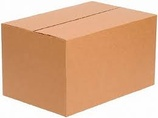
#> input picture labs/5/images/images.jpg, 158 x 118 px, shrunk from 260 x 194 before the run
$ python main.py
#> lines starting #> are read from the running program, lines starting #| are printed output that depends on the picture; after the words box and inside, x2 and y2 are one past the last pixel; in counts of white or black regions, pixels touching at a corner belong together
### labs/5/CornerDetector.py
import cv2
import numpy as np
import matplotlib.pyplot as plt

def CornerDetectorHarris(image_path):
    # Загрузка изображения
#> called with image_path = 'images/images.jpg'
    image = cv2.imread(image_path)
#> image is the input picture: shape (118, 158, 3); mean B, G, R 138.9, 173.1, 219.8
    gray_image = cv2.cvtColor(image, cv2.COLOR_BGR2GRAY)

    # Вычисление углов с помощью детектора Харриса
    corners = cv2.cornerHarris(gray_image, blockSize=2, ksize=3, k=0.04)

    # Нормализация и пороговая фильтрация углов
    corners = cv2.dilate(corners, None)
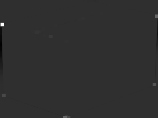
#> corners: shape (118, 158) float32; min -0.00056, max 0.00247, mean 2.31e-07; drawn with min black and max white
    threshold = 0.01 * corners.max()
#> threshold = 2.47e-05
    corner_image = image.copy()
    corner_image[corners > threshold] = [255, 0, 0]  # Отмечаем углы красным цветом
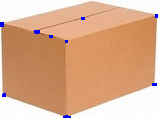
#> corner_image: shape (118, 158, 3); 0.73% of pixels changed, all inside (x1, y1, x2, y2) = (0, 14, 158, 118)

    return corner_image

def CornerDetectorShiTomasi(image_path):
    # Загрузка изображения
#> called with image_path = 'images/images.jpg'
    image = cv2.imread(image_path)
    gray_image = cv2.cvtColor(image, cv2.COLOR_BGR2GRAY)

    # Вычисление углов с помощью детектора Ши-Томаси
    corners = cv2.goodFeaturesToTrack(gray_image, maxCorners=100, qualityLevel=0.01, minDistance=10)
#> corners = 18 rows, first 8: [2, 24], [3, 94], [155, 16], [153, 84], [36, 31], [66, 41], [49, 35], [83, 17]
    corners = np.int0(corners)

    # Отмечаем углы на изображении
    corner_image = image.copy()
    for corner in corners:
        x, y = corner.ravel()
        cv2.circle(corner_image, (x, y), 3, 255, -1)  # Рисуем круги вокруг углов
#> this loop made 18 passes
#> (x, y) on passes 1 to 12: (2, 24), (3, 94), (155, 16), (153, 84), (36, 31), (66, 41), (49, 35), (83, 17), (99, 12), (31, 105), (55, 25), (70, 20)
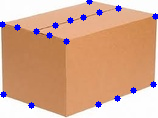
#> corner_image: shape (118, 158, 3); 2.76% of pixels changed, all inside (x1, y1, x2, y2) = (0, 0, 158, 109)

    return corner_image

def СornersСombined(image_path):
    harris_image = CornerDetectorHarris(image_path)
    shi_tomasi_image = CornerDetectorShiTomasi(image_path)

    # Вывод изображений в одной фигуре
    plt.figure(figsize=(12, 6))

    plt.subplot(121)
    plt.imshow(cv2.cvtColor(harris_image, cv2.COLOR_BGR2RGB))
    plt.axis('off')
    plt.title("Harris Corners")

    plt.subplot(122)
    plt.imshow(cv2.cvtColor(shi_tomasi_image, cv2.COLOR_BGR2RGB))
    plt.axis('off')
    plt.title("Shi-Tomasi Corners")

    plt.show()

### labs/5/DocumentScanner.py
import cv2
import numpy as np
import matplotlib.pyplot as plt

def ProcessScannedImage(image_path):
    # Загрузка изображения и изменение его размера
#> called with image_path = 'images/A4.png'
    image = cv2.imread(image_path)
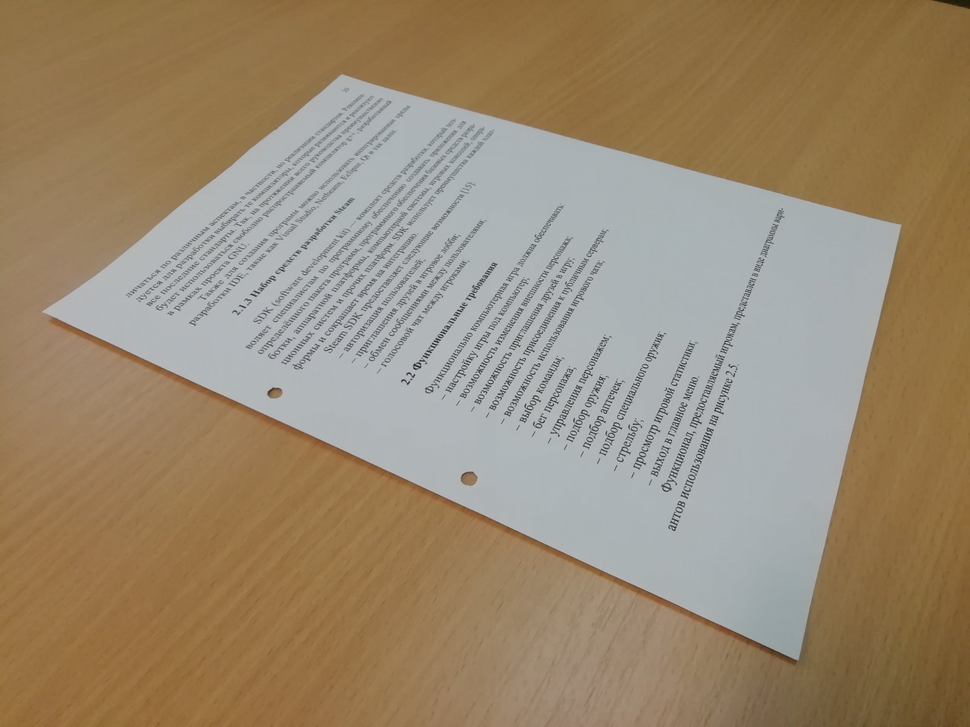
#> input picture labs/5/images/A4.png, 970 x 727 px, shrunk from 1600 x 1200 before the run
#> image is the input picture: shape (727, 970, 3); mean B, G, R 113.3, 137.5, 154.6
    image_with_list_contour = image.copy()

    # Преобразование изображения в оттенки серого и обнаружение граней
    gray = cv2.cvtColor(image, cv2.COLOR_BGR2GRAY)
    edges = cv2.Canny(gray, 75, 200)
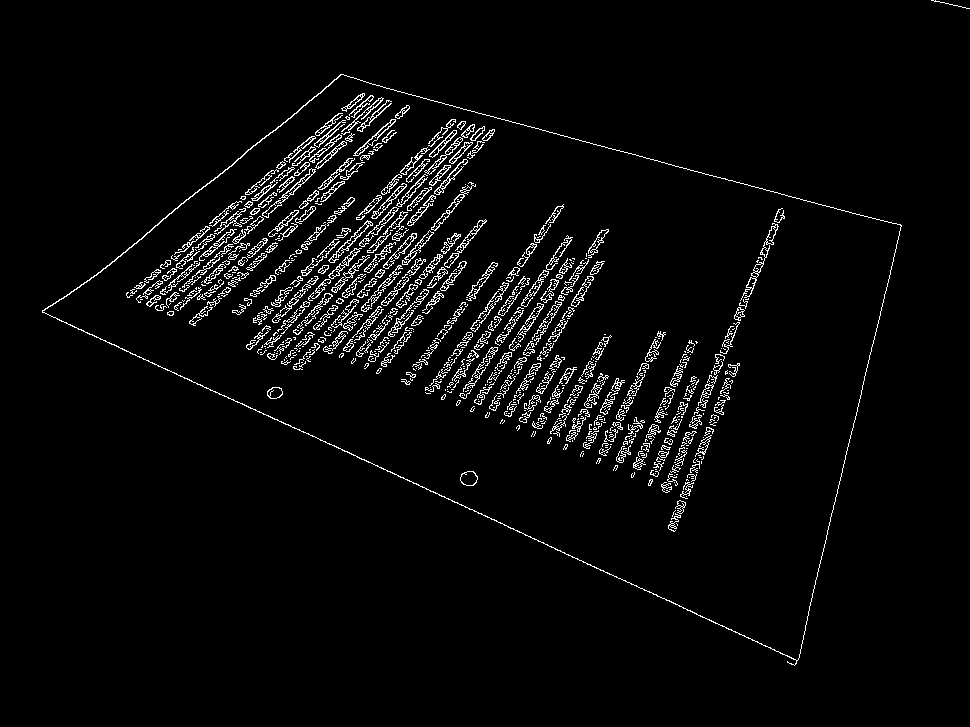
#> edges: shape (727, 970); 3.6% white in thin lines or dots, all inside (x1, y1, x2, y2) = (42, 0, 970, 666)

    # Находим контуры и оставляем только пять самых больших
    cnts = cv2.findContours(edges.copy(), cv2.RETR_LIST, cv2.CHAIN_APPROX_SIMPLE)[0]
#> cnts = 1588 contours, 1271 with area under 20; largest, box (x1, y1, x2, y2) and area: (42, 74, 902, 666) 269898, (42, 74, 902, 661) 269445, (740, 223, 779, 301) 312, (262, 168, 316, 218) 274, (444, 219, 487, 268) 260
    cnts = sorted(cnts, key=cv2.contourArea, reverse=True)[:5]
#> cnts = 5 contours; box (x1, y1, x2, y2) and area: (42, 74, 902, 666) 269898, (42, 74, 902, 661) 269445, (740, 223, 779, 301) 312, (262, 168, 316, 218) 274, (444, 219, 487, 268) 260

    # Ищем контур с четырьмя точками (предполагаем, что это рамка)
    screenCnt = None
    for c in cnts:
        peri = cv2.arcLength(c, True)
        approx = cv2.approxPolyDP(c, 0.02 * peri, True)
        if len(approx) == 4:
            screenCnt = approx
            break
#> this loop made 1 pass
#> (peri, screenCnt) on pass 1: (2427.5, [[42, 310], [794, 665], [901, 225], [340, 74]])

    # Отображаем контур на изображении
    if screenCnt is not None:
        cv2.drawContours(image_with_list_contour, [screenCnt], -1, (0, 255, 0), 2)
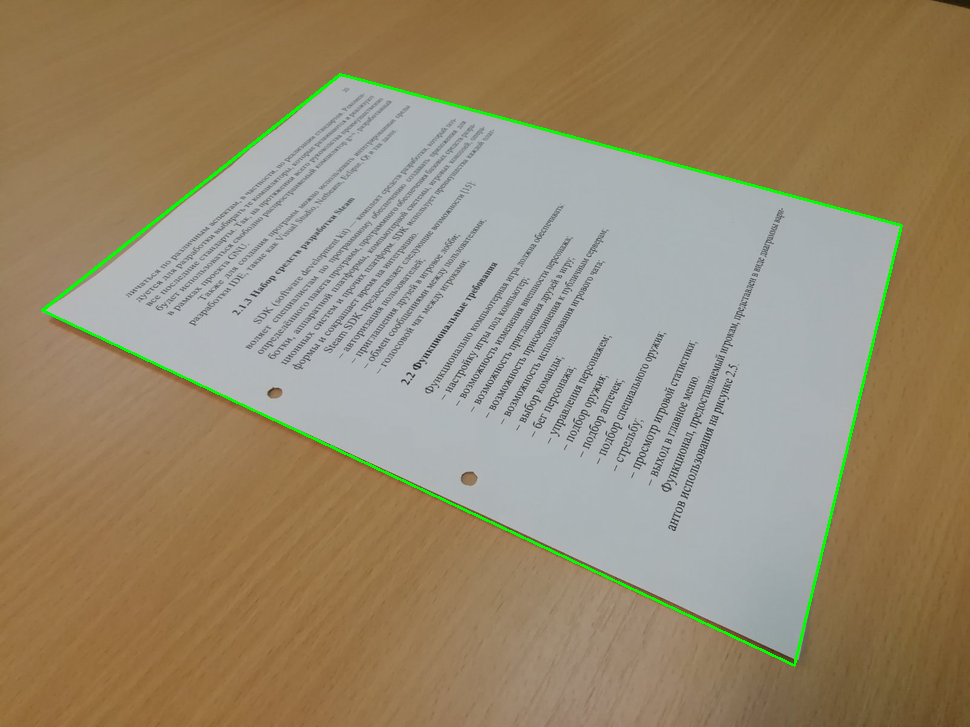
#> image_with_list_contour: shape (727, 970, 3); 0.9% of pixels changed, all inside (x1, y1, x2, y2) = (41, 73, 903, 667)

    # Если найден контур, выполняем преобразование перспективы
    if screenCnt is not None:
        # Находим матрицу преобразования перспективы
        rect = np.array(screenCnt, dtype="float32")
#> rect = [[42, 310], [794, 665], [901, 225], [340, 74]]
        dst = np.array([[0, 0], [500, 0], [500, 500], [0, 500]], dtype="float32")
        M = cv2.getPerspectiveTransform(rect, dst)
#> M = [[1.02, 1.29, -442.7], [0.739, -1.57, 454.2], [7e-05, 0.0021, 1]]
        warped = cv2.warpPerspective(image, M, (500, 500))

        # Преобразуем изображение в оттенки серого, затем применяем порог для эффекта "черно-белой бумаги"
        warped = cv2.cvtColor(warped, cv2.COLOR_BGR2GRAY)
#> warped: shape (500, 500)
        _, warped = cv2.threshold(warped, 0, 255, cv2.THRESH_BINARY + cv2.THRESH_OTSU)
#> warped: shape (500, 500); 87.7% white; 556 black regions (251 under 20 px), largest, box (x1, y1, x2, y2) and area: (0, 0, 6, 500) 2119, (140, 0, 500, 5) 1068, (24, 497, 485, 500) 1008

        # Отражение по горизонтали и поворот изображения на 90 градусов влево
        warped = cv2.flip(warped, 1)
#> warped: shape (500, 500); 87.7% white; 556 black regions (251 under 20 px), largest, box (x1, y1, x2, y2) and area: (494, 0, 500, 500) 2119, (0, 0, 360, 5) 1068, (15, 497, 476, 500) 1008
        warped = cv2.rotate(warped, cv2.ROTATE_90_COUNTERCLOCKWISE)
#> warped: shape (500, 500); 87.7% white; 556 black regions (251 under 20 px), largest, box (x1, y1, x2, y2) and area: (0, 0, 500, 6) 2119, (0, 140, 5, 500) 1068, (497, 24, 500, 485) 1008

        # Вывод изображений
        plt.figure(figsize=(12, 6))
        plt.subplot(131)
        plt.imshow(cv2.cvtColor(image, cv2.COLOR_BGR2RGB))
        plt.axis('off')
        plt.title("Оригинальное изображение")

        plt.subplot(132)
        plt.imshow(edges, cmap='gray')
        plt.axis('off')
        plt.title("Изображение с контурами")

        plt.subplot(133)
        plt.imshow(cv2.cvtColor(image_with_list_contour, cv2.COLOR_BGR2RGB))
        plt.axis('off')
        plt.title("Рамка изображения")

        plt.figure(figsize=(6, 6), dpi=300)
        plt.imshow(warped, cmap='gray')
        plt.axis('off')
        plt.title("Отсканированное изображение")
        plt.show()
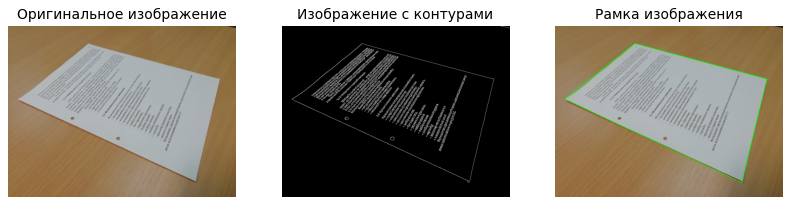
#> figure drawn by matplotlib, 3 panels

### labs/5/main.py
from CornerDetector import СornersСombined
from DocumentScanner import ProcessScannedImage

СornersСombined("images/images.jpg")
ProcessScannedImage("images/A4.png")
